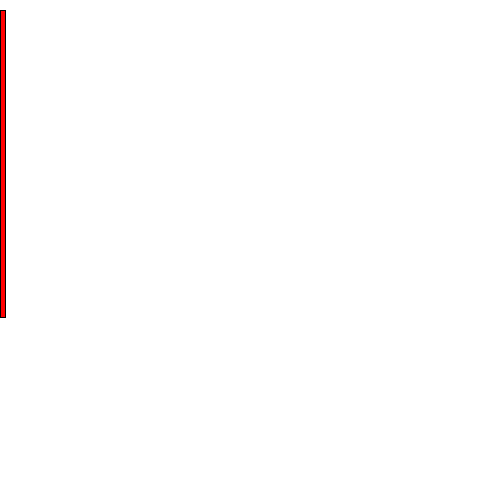
Frame 1 (no input)
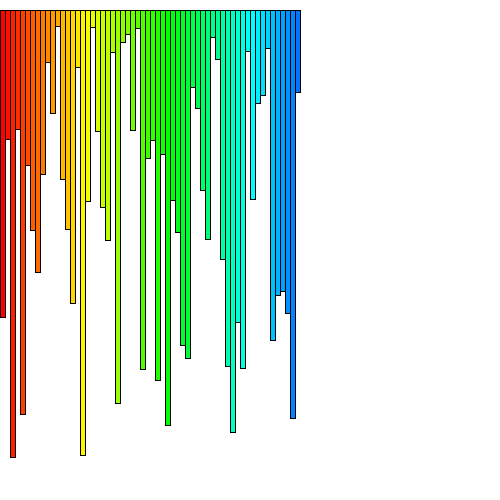
Frame 60 (the mouse pressed at the canvas centre just before this capture)
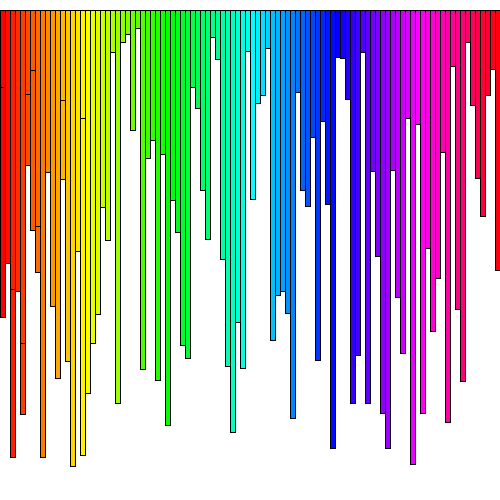
Frame 120 (the mouse held since frame 60 and released just before this capture)

The Processing sketch that drew these frames (run headless with seeded random() and noise(); from frame 60 on, the mouse is pressed at the canvas centre):

// Processing sketch: E2
// ── E2.pde
int  x, y, w, h, i;
void setup()
{
  size(500, 500);
  background(255);
  x = 0;
  y = 10;
  w = 5;
}

void draw()
{
  colorMode(HSB,height);
  fill(x, height, height);
  rect(x, y, w, floor(random(10,470)));
  x=x+w;
  x%= 500;
}
